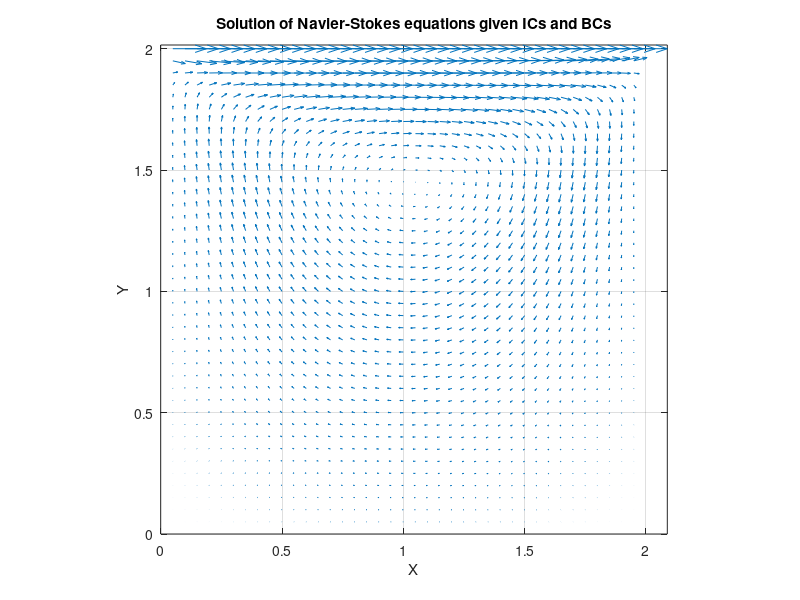

The MATLAB script that drew this image:
%Navier-stokes solver: cavity flow boundary conditions

clear;

%Setting up 2D space and time
nx = 41; xmax = 2; dx = xmax/(nx-1);
ny = 41; ymax = 2; dy = ymax/(ny-1);
nt = 500; dt = 0.001; 

x = linspace(0, xmax, nx);
y = linspace(0, ymax, ny);
t = linspace(0, dt*nt, nt);
[X,Y] = meshgrid(x,y);

%r = density, nu = viscosity, iters = no. of iterations to calculate
%converged pressure field
r = 1;
nu = 0.6;
iters = 20;

u = zeros(ny, nx, nt);
v = zeros(ny, nx, nt);
p = zeros(ny, nx, nt);

%We iterate through time
for n = 1:nt+1

    %Calculate the pressure field by repeating this process iters times
    %before converging
    for k=1:iters        
        p(2:ny-1, 2:nx-1, n+1) = ((p(2:ny-1, 3:nx, n) + p(2:ny-1, 1:nx-2, n)).*(dy.^2)...
            + (p(3:ny, 2:nx-1, n) + p(1:ny-2, 2:nx-1, n)).*(dx.^2))/(2*((dx^2)+(dy.^2)))...
            - (r*dx.^2*dy.^2)/((2*((dx.^2)+(dy.^2)))) .* (1/dt .* ((u(2:ny-1, 3:nx, n)...
            - u(2:ny-1, 1:nx-2, n))/(2*dx) + (v(3:ny, 2:nx-1, n) - v(1:ny-2, 2:nx-1, n))/(2*dy))...
            - ((u(2:ny-1, 3:nx, n) - u(2:ny-1, 1:nx-2, n))/(2*dx)).^2 - 2.*((u(3:ny, 2:nx-1, n)...
            - u(1:ny-2, 2:nx-1, n))/(2*dy)).*((v(2:ny-1, 3:nx, n) - v(2:ny-1, 1:nx-2, n))/(2*dx))...
            - ((v(3:ny, 2:nx-1, n) - v(1:ny-2, 2:nx-1, n))/(2*dy)).^2);
        
        %Pressure field boundary conditions
        p(ny, :, n+1) = 0; %P = 0 @y=ymax
        p(1, :, n+1) = p(2, :, n+1); %dP/dy = 0 @y=0
        p(:, 1, n+1) = p(:, 2, n+1); %dP/dx = 0 @x=0
        p(:, nx, n+1) = p(:, nx-1, n+1); %dP/dx = 0 @x=xmax
    end          
    
    %Iterating through space to calculate the velocity field, using our
    %calculated pressure field which ensures continuity is satisfied
    u(2:ny-1, 2:nx-1, n+1) = u(2:ny-1, 2:nx-1, n) - u(2:ny-1, 2:nx-1, n).*(dt/dx).*(u(2:ny-1, 2:nx-1, n)...
        - u(2:ny-1, 1:nx-2, n)) - v(2:ny-1, 2:nx-1, n).*(dt/dy).*(u(2:ny-1, 2:nx-1, n) - u(1:ny-2, 2:nx-1, n))...
        - (dt/(2*r*dx)).*(p(2:ny-1, 3:nx, n) - p(2:ny-1, 1:nx-2, n)) + nu*(dt/(dx^2)*(u(2:ny-1, 3:nx, n)...
        - 2*u(2:ny-1, 2:nx-1, n) + u(2:ny-1, 1:nx-2, n)) + dt/(dy^2).*(u(3:ny, 2:nx-1, n) - 2*u(2:ny-1, 2:nx-1, n)...
        + u(1:ny-2, 2:nx-1, n)));

    v(2:ny-1, 2:nx-1, n+1) = v(2:ny-1, 2:nx-1, n) - u(2:ny-1, 2:nx-1, n).*(dt/dx).*(v(2:ny-1, 2:nx-1, n)...
        - v(2:ny-1, 1:nx-2, n)) - v(2:ny-1, 2:nx-1, n).*(dt/dy).*(v(2:ny-1, 2:nx-1, n) - v(1:ny-2, 2:nx-1, n))...
        - (dt/(2*r*dy)).*(p(3:ny, 2:nx-1, n) - p(1:ny-2, 2:nx-1, n)) + nu*(dt/(dx^2)*(v(2:ny-1, 3:nx, n)...
        - 2*v(2:ny-1, 2:nx-1, n) + v(2:ny-1, 1:nx-2, n)) + dt/(dy^2).*(v(3:ny, 2:nx-1, n) - 2*v(2:ny-1, 2:nx-1, n)...
        + v(1:ny-2, 2:nx-1, n)));
    
    %Velocity field boundary conditions
    u(ny, :, n+1) = 5;
    u(:, 1, n+1) = 0;
    u(:, nx, n+1) = 0;
    u(1, :, n+1) = 0;    

    v(ny, :, n+1) = 0;
    v(:, 1, n+1) = 0;
    v(:, nx, n+1) = 0;
    v(1, :, n+1) = 0;
end

%{
%Display results as a vector field for the fluid velocity, showing the
%evolution of the velocity field in time
figure();
a = quiver(x, y, u(:,:,1), v(:,:,1)); axis tight manual; grid on;
xlabel('X'); ylabel('Y');
title('Solution of Navier-Stokes equations given ICs and BCs');
%b = contourf(X, Y, p(:,:,1));
for n=1:nt
    set(a, 'UData', u(:, :, n), 'VData', v(:, :, n));
    %set(b, 'ZData', p(:,:,n));
    pause(0.03);
end
%}

quiver(x, y, u(:, :, nt), v(:, :, nt), 'LineWidth', 0.5, 'AutoScaleFactor', 2); grid on; axis tight manual; axis equal;
xlabel('X'); ylabel('Y');
title('Solution of Navier-Stokes equations given ICs and BCs');
      



